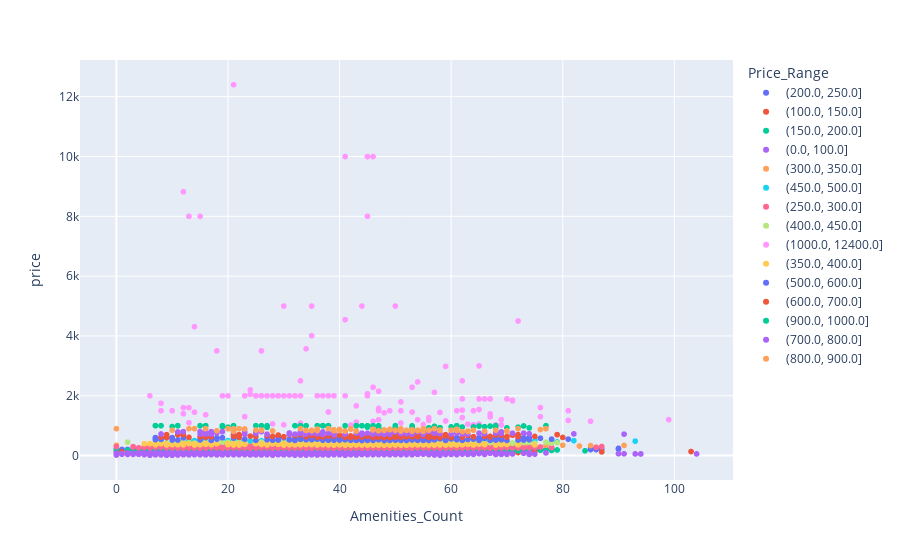

Notebook code for this chart:
### Code cell
fig = px.scatter(df_listing_zip, x = 'Amenities_Count',
           y = 'price',
           color= 'Price_Range',
           color_continuous_scale='Viridis')
fig.show()

### Figure 1 — Plotly figure (JSON) as saved in the notebook; plotly's stock layout.template omitted (floating-point values rounded to 4 significant figures; data arrays with more than 128 entries replaced by an {"elided": "..."} marker saying what was removed)
{"data": [{"hovertemplate": "Price_Range=(200.0, 250.0]<br>Amenities_Count=%{x}<br>price=%{y}<extra></extra>", "legendgroup": "(200.0, 250.0]", "marker": {"color": "#636efa", "symbol": "circle"}, "mode": "markers", "name": "(200.0, 250.0]", "showlegend": true, "type": "scattergl", "x": {"elided": "6733 int values"}, "xaxis": "x", "y": {"elided": "6733 float values"}, "yaxis": "y"}, {"hovertemplate": "Price_Range=(100.0, 150.0]<br>Amenities_Count=%{x}<br>price=%{y}<extra></extra>", "legendgroup": "(100.0, 150.0]", "marker": {"color": "#EF553B", "symbol": "circle"}, "mode": "markers", "name": "(100.0, 150.0]", "showlegend": true, "type": "scattergl", "x": {"elided": "3181 int values"}, "xaxis": "x", "y": {"elided": "3181 int values"}, "yaxis": "y"}, {"hovertemplate": "Price_Range=(150.0, 200.0]<br>Amenities_Count=%{x}<br>price=%{y}<extra></extra>", "legendgroup": "(150.0, 200.0]", "marker": {"color": "#00cc96", "symbol": "circle"}, "mode": "markers", "name": "(150.0, 200.0]", "showlegend": true, "type": "scattergl", "x": {"elided": "2231 int values"}, "xaxis": "x", "y": {"elided": "2231 int values"}, "yaxis": "y"}, {"hovertemplate": "Price_Range=(0.0, 100.0]<br>Amenities_Count=%{x}<br>price=%{y}<extra></extra>", "legendgroup": "(0.0, 100.0]", "marker": {"color": "#ab63fa", "symbol": "circle"}, "mode": "markers", "name": "(0.0, 100.0]", "showlegend": true, "type": "scattergl", "x": {"elided": "5730 int values"}, "xaxis": "x", "y": {"elided": "5730 int values"}, "yaxis": "y"}, {"hovertemplate": "Price_Range=(300.0, 350.0]<br>Amenities_Count=%{x}<br>price=%{y}<extra></extra>", "legendgroup": "(300.0, 350.0]", "marker": {"color": "#FFA15A", "symbol": "circle"}, "mode": "markers", "name": "(300.0, 350.0]", "showlegend": true, "type": "scattergl", "x": {"elided": "705 int values"}, "xaxis": "x", "y": {"elided": "705 int values"}, "yaxis": "y"}, {"hovertemplate": "Price_Range=(450.0, 500.0]<br>Amenities_Count=%{x}<br>price=%{y}<extra></extra>", "legendgroup": "(450.0, 500.0]", "marker": {"color": "#19d3f3", "symbol": "circle"}, "mode": "markers", "name": "(450.0, 500.0]", "showlegend": true, "type": "scattergl", "x": {"elided": "275 int values"}, "xaxis": "x", "y": {"elided": "275 int values"}, "yaxis": "y"}, {"hovertemplate": "Price_Range=(250.0, 300.0]<br>Amenities_Count=%{x}<br>price=%{y}<extra></extra>", "legendgroup": "(250.0, 300.0]", "marker": {"color": "#FF6692", "symbol": "circle"}, "mode": "markers", "name": "(250.0, 300.0]", "showlegend": true, "type": "scattergl", "x": {"elided": "1195 int values"}, "xaxis": "x", "y": {"elided": "1195 int values"}, "yaxis": "y"}, {"hovertemplate": "Price_Range=(400.0, 450.0]<br>Amenities_Count=%{x}<br>price=%{y}<extra></extra>", "legendgroup": "(400.0, 450.0]", "marker": {"color": "#B6E880", "symbol": "circle"}, "mode": "markers", "name": "(400.0, 450.0]", "showlegend": true, "type": "scattergl", "x": {"elided": "313 int values"}, "xaxis": "x", "y": {"elided": "313 int values"}, "yaxis": "y"}, {"hovertemplate": "Price_Range=(1000.0, 12400.0]<br>Amenities_Count=%{x}<br>price=%{y}<extra></extra>", "legendgroup": "(1000.0, 12400.0]", "marker": {"color": "#FF97FF", "symbol": "circle"}, "mode": "markers", "name": "(1000.0, 12400.0]", "showlegend": true, "type": "scattergl", "x": [42, 71, 14, 6, 50, 99, 18, 45, 46, 33, 26, 55, 69, 70, 44, 36, 41, 67, 76, 61, 70, 49, 62, 21, 33, 34, 19, 24, 32, 20, 65, 66, 25, 8, 23, 38, 10, 25, 26, 25, 28, 23, 67, 12, 30, 29, 31, 47, 28, 27, 26, 76, 26, 25, 32, 53, 43, 81, 51, 51, 29, 58, 81, 36, 64, 45, 69, 39, 41, 37, 33, 30, 53, 71, 62, 16, 47, 35, 72, 68, 64, 65, 59, 85, 65, 65, 45, 8, 67, 48, 12, 56, 54, 13, 38, 13, 23, 23, 43, 62, 54, 63, 46, 59, 35, 14, 46, 28, 65, 51, 57, 12, 13, 15, 12, 56, 62, 24, 41, 59, 30, 43, 45, 47, 47], "xaxis": "x", "y": [1020, 1828, 1451, 2000, 5000, 1200, 3500, 2068, 9999, 2500, 3500, 1039, 1021, 1895, 5000, 2000, 10000, 1895, 1607, 1501, 1895, 1500, 1895, 12400, 1085, 3570, 2000, 2050, 1999, 1999, 1895, 1895, 1999, 1500, 1999, 1999, 1500, 1999, 1999, 1999, 1999, 1999, 1295, 1400, 1999, 1999, 1999, 2150, 1999, 1999, 1999, 1299, 1999, 1999, 1999, 1455, 1119, 1175, 1500, 1795, 1999, 1443, 1500, 2000, 1029, 2000, 1200, 2000, 2000, 2000, 2000, 5000, 2285, 1850, 2500, 1365, 1200, 5000, 4500, 1030, 1498, 3000, 1156, 1148, 1541, 1045, 8002, 1750, 1393, 1430, 1603, 1175, 2462, 1100, 1456, 1600, 1300, 1300, 1114, 1520, 1199, 1050, 2286, 2982, 4008, 4310, 1143, 1057, 1056, 1089, 2114, 1400, 8000, 8000, 8820, 1269, 1271, 2200, 4544, 1163, 1029, 1664, 9999, 1576, 1499], "yaxis": "y"}, {"hovertemplate": "Price_Range=(350.0, 400.0]<br>Amenities_Count=%{x}<br>price=%{y}<extra></extra>", "legendgroup": "(350.0, 400.0]", "marker": {"color": "#FECB52", "symbol": "circle"}, "mode": "markers", "name": "(350.0, 400.0]", "showlegend": true, "type": "scattergl", "x": {"elided": "490 int values"}, "xaxis": "x", "y": {"elided": "490 int values"}, "yaxis": "y"}, {"hovertemplate": "Price_Range=(500.0, 600.0]<br>Amenities_Count=%{x}<br>price=%{y}<extra></extra>", "legendgroup": "(500.0, 600.0]", "marker": {"color": "#636efa", "symbol": "circle"}, "mode": "markers", "name": "(500.0, 600.0]", "showlegend": true, "type": "scattergl", "x": {"elided": "263 int values"}, "xaxis": "x", "y": {"elided": "263 int values"}, "yaxis": "y"}, {"hovertemplate": "Price_Range=(600.0, 700.0]<br>Amenities_Count=%{x}<br>price=%{y}<extra></extra>", "legendgroup": "(600.0, 700.0]", "marker": {"color": "#EF553B", "symbol": "circle"}, "mode": "markers", "name": "(600.0, 700.0]", "showlegend": true, "type": "scattergl", "x": {"elided": "161 int values"}, "xaxis": "x", "y": {"elided": "161 int values"}, "yaxis": "y"}, {"hovertemplate": "Price_Range=(900.0, 1000.0]<br>Amenities_Count=%{x}<br>price=%{y}<extra></extra>", "legendgroup": "(900.0, 1000.0]", "marker": {"color": "#00cc96", "symbol": "circle"}, "mode": "markers", "name": "(900.0, 1000.0]", "showlegend": true, "type": "scattergl", "x": [68, 11, 68, 32, 44, 26, 58, 27, 70, 16, 19, 38, 73, 16, 37, 11, 27, 72, 15, 19, 57, 58, 46, 33, 50, 43, 25, 21, 33, 38, 36, 74, 47, 20, 47, 64, 37, 43, 67, 77, 7, 62, 38, 50, 56, 50, 44, 61, 45, 34, 10, 53, 38, 19, 45, 66, 53, 33, 50, 58, 38, 7, 7, 8, 60, 46, 37, 53, 47, 65, 46, 41], "xaxis": "x", "y": [913, 1000, 999, 1000, 998, 1000, 929, 944, 929, 1000, 1000, 937, 990, 1000, 999, 1000, 1000, 950, 1000, 960, 978, 930, 999, 999, 942, 1000, 1000, 1000, 1000, 1000, 1000, 926, 918, 950, 947, 957, 999, 999, 986, 1000, 1000, 956, 979, 1000, 930, 1000, 999, 1000, 950, 999, 970, 993, 999, 998, 999, 966, 957, 940, 912, 935, 1000, 1000, 1000, 999, 960, 1000, 999, 928, 999, 988, 999, 999], "yaxis": "y"}, {"hovertemplate": "Price_Range=(700.0, 800.0]<br>Amenities_Count=%{x}<br>price=%{y}<extra></extra>", "legendgroup": "(700.0, 800.0]", "marker": {"color": "#ab63fa", "symbol": "circle"}, "mode": "markers", "name": "(700.0, 800.0]", "showlegend": true, "type": "scattergl", "x": [39, 21, 82, 25, 46, 69, 23, 25, 33, 53, 46, 36, 19, 31, 27, 23, 18, 39, 43, 66, 25, 48, 26, 53, 43, 34, 46, 65, 12, 62, 44, 33, 57, 55, 55, 53, 66, 74, 71, 36, 51, 52, 58, 15, 17, 48, 52, 50, 46, 49, 60, 91, 52, 68, 8, 37, 33, 32, 17, 41, 68, 52, 16, 47, 55, 57, 61, 73, 37, 69, 61, 62, 43, 49, 69, 47, 63, 46, 16, 47, 53, 54, 63, 44, 51, 37, 47, 46, 56, 16, 46, 45, 35, 31, 38, 51, 37, 11, 41, 49, 36, 39, 15, 34, 62], "xaxis": "x", "y": [705, 799, 725, 750, 800, 750, 799, 800, 750, 721, 799, 743, 800, 710, 714, 714, 750, 760, 754, 729, 735, 792, 800, 750, 800, 743, 743, 749, 799, 800, 750, 799, 800, 799, 710, 750, 732, 731, 748, 728, 745, 749, 737, 800, 800, 709, 795, 790, 789, 755, 722, 717, 735, 785, 722, 707, 740, 717, 715, 800, 750, 800, 786, 781, 724, 746, 743, 750, 745, 751, 760, 720, 800, 777, 793, 735, 720, 743, 730, 799, 717, 799, 764, 701, 732, 791, 728, 727, 800, 720, 718, 746, 750, 755, 750, 787, 750, 789, 720, 714, 799, 702, 720, 719, 771], "yaxis": "y"}, {"hovertemplate": "Price_Range=(800.0, 900.0]<br>Amenities_Count=%{x}<br>price=%{y}<extra></extra>", "legendgroup": "(800.0, 900.0]", "marker": {"color": "#FFA15A", "symbol": "circle"}, "mode": "markers", "name": "(800.0, 900.0]", "showlegend": true, "type": "scattergl", "x": [25, 72, 36, 21, 42, 23, 77, 38, 20, 0, 35, 58, 33, 60, 48, 49, 53, 34, 14, 70, 16, 57, 28, 56, 26, 68, 13, 20, 63, 61, 70, 51, 21, 66, 55, 36, 55, 62, 58, 76, 18, 47, 22, 40, 63, 49, 53, 52, 50, 61, 54, 51, 39, 54, 53, 35, 41, 64, 48, 51, 40, 39, 53, 46, 46, 43, 53, 10, 42, 21], "xaxis": "x", "y": [852, 900, 888, 895, 885, 890, 900, 900, 900, 900, 843, 850, 900, 850, 841, 877, 849, 840, 900, 811, 900, 899, 825, 850, 850, 849, 900, 900, 819, 881, 827, 853, 845, 818, 900, 839, 814, 802, 840, 871, 829, 829, 899, 836, 805, 863, 857, 845, 850, 840, 849, 821, 865, 832, 850, 832, 820, 850, 857, 900, 875, 829, 849, 883, 856, 820, 818, 846, 899, 809], "yaxis": "y"}], "layout": {"legend": {"title": {"text": "Price_Range"}, "tracegroupgap": 0}, "margin": {"t": 60}, "xaxis": {"anchor": "y", "domain": [0, 1], "title": {"text": "Amenities_Count"}}, "yaxis": {"anchor": "x", "domain": [0, 1], "title": {"text": "price"}}}}
